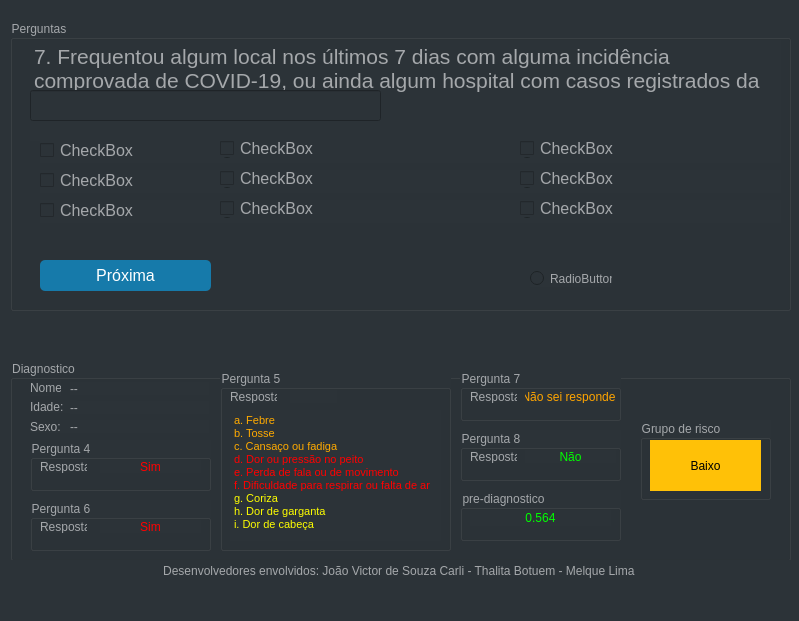
<?xml version="1.0" encoding="UTF-8"?>
<ui version="4.0">
 <class>MainWindow</class>
 <widget class="QMainWindow" name="MainWindow">
  <property name="geometry">
   <rect>
    <x>0</x>
    <y>0</y>
    <width>799</width>
    <height>621</height>
   </rect>
  </property>
  <property name="windowTitle">
   <string>Covid-19 - Questionario</string>
  </property>
  <property name="styleSheet">
   <string notr="true">background: #2c3338;
    color: #a5a8ab;
    font: 87.5%/1.5em 'Open Sans', sans-serif;
    margin: 0;</string>
  </property>
  <widget class="QWidget" name="centralwidget">
   <widget class="QGroupBox" name="groupBox">
    <property name="geometry">
     <rect>
      <x>10</x>
      <y>20</y>
      <width>781</width>
      <height>291</height>
     </rect>
    </property>
    <property name="title">
     <string>Perguntas</string>
    </property>
    <widget class="QRadioButton" name="rb2">
     <property name="geometry">
      <rect>
       <x>30</x>
       <y>150</y>
       <width>181</width>
       <height>23</height>
      </rect>
     </property>
     <property name="font">
      <font>
       <pointsize>12</pointsize>
       <weight>50</weight>
       <italic>false</italic>
       <bold>false</bold>
      </font>
     </property>
     <property name="text">
      <string>RadioButton</string>
     </property>
    </widget>
    <widget class="QRadioButton" name="rb3">
     <property name="geometry">
      <rect>
       <x>30</x>
       <y>180</y>
       <width>181</width>
       <height>23</height>
      </rect>
     </property>
     <property name="font">
      <font>
       <pointsize>12</pointsize>
       <weight>50</weight>
       <italic>false</italic>
       <bold>false</bold>
      </font>
     </property>
     <property name="text">
      <string>RadioButton</string>
     </property>
    </widget>
    <widget class="QRadioButton" name="rb1">
     <property name="enabled">
      <bool>true</bool>
     </property>
     <property name="geometry">
      <rect>
       <x>30</x>
       <y>120</y>
       <width>181</width>
       <height>23</height>
      </rect>
     </property>
     <property name="font">
      <font>
       <pointsize>12</pointsize>
       <weight>50</weight>
       <italic>false</italic>
       <bold>false</bold>
      </font>
     </property>
     <property name="text">
      <string>RadioButton</string>
     </property>
    </widget>
    <widget class="QPushButton" name="next">
     <property name="geometry">
      <rect>
       <x>30</x>
       <y>240</y>
       <width>171</width>
       <height>31</height>
      </rect>
     </property>
     <property name="styleSheet">
      <string notr="true">QPushButton{background: #167aaa;
    border: 0;
    width: 100%;
    height: 40px;
    border-radius: 5px;
    color: white;
    cursor: pointer;
    transition: background 0.3s ease-in-out;
font-family: 'Open Sans', Arial, sans-serif;
    font-size: 16px;
    line-height: 1.5em;
    padding: 0;
    -webkit-appearance: none;
}

QPushButton:hover:!pressed
{
  background: #106892;
}</string>
     </property>
     <property name="text">
      <string>Próxima</string>
     </property>
    </widget>
    <widget class="QTextBrowser" name="tb_pergunta">
     <property name="geometry">
      <rect>
       <x>20</x>
       <y>20</y>
       <width>751</width>
       <height>101</height>
      </rect>
     </property>
     <property name="styleSheet">
      <string notr="true">QTextBrowser{
    border: 0;
   
}</string>
     </property>
     <property name="html">
      <string>&lt;!DOCTYPE HTML PUBLIC &quot;-//W3C//DTD HTML 4.0//EN&quot; &quot;http://www.w3.org/TR/REC-html40/strict.dtd&quot;&gt;
&lt;html&gt;&lt;head&gt;&lt;meta name=&quot;qrichtext&quot; content=&quot;1&quot; /&gt;&lt;style type=&quot;text/css&quot;&gt;
p, li { white-space: pre-wrap; }
&lt;/style&gt;&lt;/head&gt;&lt;body style=&quot; font-family:'MS Shell Dlg 2'; font-size:8.25pt; font-weight:400; font-style:normal;&quot;&gt;
&lt;p style=&quot; margin-top:0px; margin-bottom:0px; margin-left:0px; margin-right:0px; -qt-block-indent:0; text-indent:0px;&quot;&gt;&lt;span style=&quot; font-family:'MS Shell Dlg 2'; font-size:16pt;&quot;&gt;7. Frequentou algum local nos últimos 7 dias com alguma incidência comprovada de COVID-19, ou ainda algum hospital com casos registrados da doença?&lt;/span&gt;&lt;/p&gt;&lt;/body&gt;&lt;/html&gt;</string>
     </property>
    </widget>
    <widget class="QRadioButton" name="rb4">
     <property name="geometry">
      <rect>
       <x>210</x>
       <y>120</y>
       <width>301</width>
       <height>23</height>
      </rect>
     </property>
     <property name="font">
      <font>
       <pointsize>12</pointsize>
       <weight>50</weight>
       <italic>false</italic>
       <bold>false</bold>
      </font>
     </property>
     <property name="text">
      <string>RadioButton</string>
     </property>
    </widget>
    <widget class="QRadioButton" name="rb6">
     <property name="geometry">
      <rect>
       <x>210</x>
       <y>180</y>
       <width>301</width>
       <height>23</height>
      </rect>
     </property>
     <property name="font">
      <font>
       <pointsize>12</pointsize>
       <weight>50</weight>
       <italic>false</italic>
       <bold>false</bold>
      </font>
     </property>
     <property name="text">
      <string>RadioButton</string>
     </property>
    </widget>
    <widget class="QRadioButton" name="rb5">
     <property name="geometry">
      <rect>
       <x>210</x>
       <y>150</y>
       <width>301</width>
       <height>23</height>
      </rect>
     </property>
     <property name="font">
      <font>
       <pointsize>12</pointsize>
       <weight>50</weight>
       <italic>false</italic>
       <bold>false</bold>
      </font>
     </property>
     <property name="text">
      <string>RadioButton</string>
     </property>
    </widget>
    <widget class="QRadioButton" name="rb9">
     <property name="geometry">
      <rect>
       <x>510</x>
       <y>180</y>
       <width>261</width>
       <height>23</height>
      </rect>
     </property>
     <property name="font">
      <font>
       <pointsize>12</pointsize>
       <weight>50</weight>
       <italic>false</italic>
       <bold>false</bold>
      </font>
     </property>
     <property name="text">
      <string>RadioButton</string>
     </property>
    </widget>
    <widget class="QRadioButton" name="rb7">
     <property name="geometry">
      <rect>
       <x>510</x>
       <y>120</y>
       <width>261</width>
       <height>23</height>
      </rect>
     </property>
     <property name="font">
      <font>
       <pointsize>12</pointsize>
       <weight>50</weight>
       <italic>false</italic>
       <bold>false</bold>
      </font>
     </property>
     <property name="text">
      <string>RadioButton</string>
     </property>
    </widget>
    <widget class="QRadioButton" name="rb8">
     <property name="geometry">
      <rect>
       <x>510</x>
       <y>150</y>
       <width>261</width>
       <height>23</height>
      </rect>
     </property>
     <property name="font">
      <font>
       <pointsize>12</pointsize>
       <weight>50</weight>
       <italic>false</italic>
       <bold>false</bold>
      </font>
     </property>
     <property name="text">
      <string>RadioButton</string>
     </property>
    </widget>
    <widget class="QLineEdit" name="inputText">
     <property name="geometry">
      <rect>
       <x>20</x>
       <y>70</y>
       <width>351</width>
       <height>31</height>
      </rect>
     </property>
    </widget>
    <widget class="QCheckBox" name="cb4">
     <property name="geometry">
      <rect>
       <x>210</x>
       <y>120</y>
       <width>291</width>
       <height>17</height>
      </rect>
     </property>
     <property name="font">
      <font>
       <pointsize>12</pointsize>
       <weight>50</weight>
       <italic>false</italic>
       <bold>false</bold>
      </font>
     </property>
     <property name="text">
      <string>CheckBox</string>
     </property>
    </widget>
    <widget class="QCheckBox" name="cb5">
     <property name="geometry">
      <rect>
       <x>210</x>
       <y>150</y>
       <width>291</width>
       <height>17</height>
      </rect>
     </property>
     <property name="font">
      <font>
       <pointsize>12</pointsize>
       <weight>50</weight>
       <italic>false</italic>
       <bold>false</bold>
      </font>
     </property>
     <property name="text">
      <string>CheckBox</string>
     </property>
    </widget>
    <widget class="QCheckBox" name="cb9">
     <property name="geometry">
      <rect>
       <x>510</x>
       <y>180</y>
       <width>261</width>
       <height>17</height>
      </rect>
     </property>
     <property name="font">
      <font>
       <pointsize>12</pointsize>
       <weight>50</weight>
       <italic>false</italic>
       <bold>false</bold>
      </font>
     </property>
     <property name="text">
      <string>CheckBox</string>
     </property>
    </widget>
    <widget class="QCheckBox" name="cb6">
     <property name="geometry">
      <rect>
       <x>210</x>
       <y>180</y>
       <width>291</width>
       <height>17</height>
      </rect>
     </property>
     <property name="font">
      <font>
       <pointsize>12</pointsize>
       <weight>50</weight>
       <italic>false</italic>
       <bold>false</bold>
      </font>
     </property>
     <property name="text">
      <string>CheckBox</string>
     </property>
    </widget>
    <widget class="QCheckBox" name="cb7">
     <property name="geometry">
      <rect>
       <x>510</x>
       <y>120</y>
       <width>261</width>
       <height>17</height>
      </rect>
     </property>
     <property name="font">
      <font>
       <pointsize>12</pointsize>
       <weight>50</weight>
       <italic>false</italic>
       <bold>false</bold>
      </font>
     </property>
     <property name="text">
      <string>CheckBox</string>
     </property>
    </widget>
    <widget class="QCheckBox" name="cb3">
     <property name="geometry">
      <rect>
       <x>30</x>
       <y>180</y>
       <width>171</width>
       <height>20</height>
      </rect>
     </property>
     <property name="font">
      <font>
       <pointsize>12</pointsize>
       <weight>50</weight>
       <italic>false</italic>
       <bold>false</bold>
      </font>
     </property>
     <property name="text">
      <string>CheckBox</string>
     </property>
    </widget>
    <widget class="QCheckBox" name="cb1">
     <property name="geometry">
      <rect>
       <x>30</x>
       <y>120</y>
       <width>171</width>
       <height>20</height>
      </rect>
     </property>
     <property name="font">
      <font>
       <pointsize>12</pointsize>
       <weight>50</weight>
       <italic>false</italic>
       <bold>false</bold>
      </font>
     </property>
     <property name="text">
      <string>CheckBox</string>
     </property>
    </widget>
    <widget class="QCheckBox" name="cb2">
     <property name="geometry">
      <rect>
       <x>30</x>
       <y>150</y>
       <width>171</width>
       <height>20</height>
      </rect>
     </property>
     <property name="font">
      <font>
       <pointsize>12</pointsize>
       <weight>50</weight>
       <italic>false</italic>
       <bold>false</bold>
      </font>
     </property>
     <property name="text">
      <string>CheckBox</string>
     </property>
    </widget>
    <widget class="QCheckBox" name="cb8">
     <property name="geometry">
      <rect>
       <x>510</x>
       <y>150</y>
       <width>261</width>
       <height>17</height>
      </rect>
     </property>
     <property name="font">
      <font>
       <pointsize>12</pointsize>
       <weight>50</weight>
       <italic>false</italic>
       <bold>false</bold>
      </font>
     </property>
     <property name="text">
      <string>CheckBox</string>
     </property>
    </widget>
    <widget class="QRadioButton" name="hiddenchk">
     <property name="geometry">
      <rect>
       <x>520</x>
       <y>250</y>
       <width>82</width>
       <height>17</height>
      </rect>
     </property>
     <property name="text">
      <string>RadioButton</string>
     </property>
    </widget>
   </widget>
   <widget class="QGroupBox" name="groupBox_2">
    <property name="geometry">
     <rect>
      <x>10</x>
      <y>360</y>
      <width>781</width>
      <height>201</height>
     </rect>
    </property>
    <property name="title">
     <string>Diagnostico</string>
    </property>
    <widget class="QLabel" name="label_2">
     <property name="geometry">
      <rect>
       <x>20</x>
       <y>20</y>
       <width>31</width>
       <height>16</height>
      </rect>
     </property>
     <property name="text">
      <string>Nome:</string>
     </property>
    </widget>
    <widget class="QLabel" name="l_nome">
     <property name="geometry">
      <rect>
       <x>60</x>
       <y>22</y>
       <width>139</width>
       <height>13</height>
      </rect>
     </property>
     <property name="text">
      <string>--</string>
     </property>
    </widget>
    <widget class="QLabel" name="label_4">
     <property name="geometry">
      <rect>
       <x>20</x>
       <y>40</y>
       <width>47</width>
       <height>13</height>
      </rect>
     </property>
     <property name="text">
      <string>Idade:</string>
     </property>
    </widget>
    <widget class="QLabel" name="l_idade">
     <property name="geometry">
      <rect>
       <x>60</x>
       <y>41</y>
       <width>139</width>
       <height>13</height>
      </rect>
     </property>
     <property name="text">
      <string>--</string>
     </property>
    </widget>
    <widget class="QLabel" name="label_6">
     <property name="geometry">
      <rect>
       <x>20</x>
       <y>60</y>
       <width>47</width>
       <height>13</height>
      </rect>
     </property>
     <property name="text">
      <string>Sexo:</string>
     </property>
    </widget>
    <widget class="QLabel" name="l_sexo">
     <property name="geometry">
      <rect>
       <x>60</x>
       <y>60</y>
       <width>139</width>
       <height>13</height>
      </rect>
     </property>
     <property name="text">
      <string>--</string>
     </property>
    </widget>
    <widget class="QGroupBox" name="groupBox_3">
     <property name="geometry">
      <rect>
       <x>630</x>
       <y>60</y>
       <width>131</width>
       <height>80</height>
      </rect>
     </property>
     <property name="styleSheet">
      <string notr="true"/>
     </property>
     <property name="title">
      <string>Grupo de risco</string>
     </property>
     <widget class="QLabel" name="l_gr">
      <property name="geometry">
       <rect>
        <x>10</x>
        <y>20</y>
        <width>111</width>
        <height>51</height>
       </rect>
      </property>
      <property name="styleSheet">
       <string notr="true">QLabel{
	background:#ffc107;
	color:black
}</string>
      </property>
      <property name="text">
       <string>Baixo</string>
      </property>
      <property name="alignment">
       <set>Qt::AlignCenter</set>
      </property>
     </widget>
    </widget>
    <widget class="QGroupBox" name="groupBox_4">
     <property name="geometry">
      <rect>
       <x>20</x>
       <y>80</y>
       <width>181</width>
       <height>51</height>
      </rect>
     </property>
     <property name="title">
      <string>Pergunta 4</string>
     </property>
     <widget class="QLabel" name="label_8">
      <property name="geometry">
       <rect>
        <x>10</x>
        <y>20</y>
        <width>47</width>
        <height>13</height>
       </rect>
      </property>
      <property name="text">
       <string>Resposta:</string>
      </property>
     </widget>
     <widget class="QLabel" name="l_r4">
      <property name="geometry">
       <rect>
        <x>70</x>
        <y>20</y>
        <width>101</width>
        <height>13</height>
       </rect>
      </property>
      <property name="styleSheet">
       <string notr="true">QLabel{
	color:red
}</string>
      </property>
      <property name="text">
       <string>Sim</string>
      </property>
      <property name="alignment">
       <set>Qt::AlignCenter</set>
      </property>
     </widget>
    </widget>
    <widget class="QGroupBox" name="groupBox_5">
     <property name="geometry">
      <rect>
       <x>210</x>
       <y>10</y>
       <width>231</width>
       <height>181</height>
      </rect>
     </property>
     <property name="title">
      <string>Pergunta 5</string>
     </property>
     <widget class="QLabel" name="label_10">
      <property name="geometry">
       <rect>
        <x>10</x>
        <y>20</y>
        <width>47</width>
        <height>13</height>
       </rect>
      </property>
      <property name="text">
       <string>Resposta:</string>
      </property>
     </widget>
     <widget class="QLabel" name="label_11">
      <property name="geometry">
       <rect>
        <x>70</x>
        <y>20</y>
        <width>47</width>
        <height>13</height>
       </rect>
      </property>
      <property name="text">
       <string/>
      </property>
     </widget>
     <widget class="QTextBrowser" name="textBrowser_2">
      <property name="geometry">
       <rect>
        <x>10</x>
        <y>40</y>
        <width>211</width>
        <height>131</height>
       </rect>
      </property>
      <property name="font">
       <font>
        <pointsize>6</pointsize>
        <weight>50</weight>
        <italic>false</italic>
        <bold>false</bold>
       </font>
      </property>
      <property name="styleSheet">
       <string notr="true">QTextBrowser{
    border: 0;
   
}</string>
      </property>
      <property name="html">
       <string>&lt;!DOCTYPE HTML PUBLIC &quot;-//W3C//DTD HTML 4.0//EN&quot; &quot;http://www.w3.org/TR/REC-html40/strict.dtd&quot;&gt;
&lt;html&gt;&lt;head&gt;&lt;meta name=&quot;qrichtext&quot; content=&quot;1&quot; /&gt;&lt;style type=&quot;text/css&quot;&gt;
p, li { white-space: pre-wrap; }
&lt;/style&gt;&lt;/head&gt;&lt;body style=&quot; font-family:'MS Shell Dlg 2'; font-size:6pt; font-weight:400; font-style:normal;&quot;&gt;
&lt;p style=&quot; margin-top:0px; margin-bottom:0px; margin-left:0px; margin-right:0px; -qt-block-indent:0; text-indent:0px;&quot;&gt;&lt;span style=&quot; font-family:'MS Shell Dlg 2'; font-size:8pt; color:#ffaa00;&quot;&gt;a. Febre&lt;/span&gt;&lt;/p&gt;
&lt;p style=&quot; margin-top:0px; margin-bottom:0px; margin-left:0px; margin-right:0px; -qt-block-indent:0; text-indent:0px;&quot;&gt;&lt;span style=&quot; font-family:'MS Shell Dlg 2'; font-size:8pt; color:#ffaa00;&quot;&gt;b. Tosse&lt;/span&gt;&lt;/p&gt;
&lt;p style=&quot; margin-top:0px; margin-bottom:0px; margin-left:0px; margin-right:0px; -qt-block-indent:0; text-indent:0px;&quot;&gt;&lt;span style=&quot; font-family:'MS Shell Dlg 2'; font-size:8pt; color:#ffaa00;&quot;&gt;c. Cansaço ou fadiga&lt;/span&gt;&lt;/p&gt;
&lt;p style=&quot; margin-top:0px; margin-bottom:0px; margin-left:0px; margin-right:0px; -qt-block-indent:0; text-indent:0px;&quot;&gt;&lt;span style=&quot; font-family:'MS Shell Dlg 2'; font-size:8pt; color:#ff0000;&quot;&gt;d. Dor ou pressão no peito&lt;/span&gt;&lt;/p&gt;
&lt;p style=&quot; margin-top:0px; margin-bottom:0px; margin-left:0px; margin-right:0px; -qt-block-indent:0; text-indent:0px;&quot;&gt;&lt;span style=&quot; font-family:'MS Shell Dlg 2'; font-size:8pt; color:#ff0000;&quot;&gt;e. Perda de fala ou de movimento&lt;/span&gt;&lt;/p&gt;
&lt;p style=&quot; margin-top:0px; margin-bottom:0px; margin-left:0px; margin-right:0px; -qt-block-indent:0; text-indent:0px;&quot;&gt;&lt;span style=&quot; font-family:'MS Shell Dlg 2'; font-size:8pt; color:#ff0000;&quot;&gt;f. Dificuldade para respirar ou falta de ar&lt;/span&gt;&lt;/p&gt;
&lt;p style=&quot; margin-top:0px; margin-bottom:0px; margin-left:0px; margin-right:0px; -qt-block-indent:0; text-indent:0px;&quot;&gt;&lt;span style=&quot; font-family:'MS Shell Dlg 2'; font-size:8pt; color:#ffff00;&quot;&gt;g. Coriza&lt;/span&gt;&lt;/p&gt;
&lt;p style=&quot; margin-top:0px; margin-bottom:0px; margin-left:0px; margin-right:0px; -qt-block-indent:0; text-indent:0px;&quot;&gt;&lt;span style=&quot; font-family:'MS Shell Dlg 2'; font-size:8pt; color:#ffff00;&quot;&gt;h. Dor de garganta&lt;/span&gt;&lt;/p&gt;
&lt;p style=&quot; margin-top:0px; margin-bottom:0px; margin-left:0px; margin-right:0px; -qt-block-indent:0; text-indent:0px;&quot;&gt;&lt;span style=&quot; font-family:'MS Shell Dlg 2'; font-size:8pt; color:#ffff00;&quot;&gt;i. Dor de cabeça&lt;/span&gt;&lt;/p&gt;&lt;/body&gt;&lt;/html&gt;</string>
      </property>
     </widget>
    </widget>
    <widget class="QGroupBox" name="groupBox_6">
     <property name="geometry">
      <rect>
       <x>20</x>
       <y>140</y>
       <width>181</width>
       <height>51</height>
      </rect>
     </property>
     <property name="title">
      <string>Pergunta 6</string>
     </property>
     <widget class="QLabel" name="label_12">
      <property name="geometry">
       <rect>
        <x>10</x>
        <y>20</y>
        <width>47</width>
        <height>13</height>
       </rect>
      </property>
      <property name="text">
       <string>Resposta:</string>
      </property>
     </widget>
     <widget class="QLabel" name="l_r6">
      <property name="geometry">
       <rect>
        <x>70</x>
        <y>20</y>
        <width>101</width>
        <height>13</height>
       </rect>
      </property>
      <property name="styleSheet">
       <string notr="true">QLabel{
	color:red
}</string>
      </property>
      <property name="text">
       <string>Sim</string>
      </property>
      <property name="alignment">
       <set>Qt::AlignCenter</set>
      </property>
     </widget>
    </widget>
    <widget class="QGroupBox" name="groupBox_7">
     <property name="geometry">
      <rect>
       <x>450</x>
       <y>10</y>
       <width>161</width>
       <height>51</height>
      </rect>
     </property>
     <property name="title">
      <string>Pergunta 7</string>
     </property>
     <widget class="QLabel" name="label_14">
      <property name="geometry">
       <rect>
        <x>10</x>
        <y>20</y>
        <width>47</width>
        <height>13</height>
       </rect>
      </property>
      <property name="text">
       <string>Resposta:</string>
      </property>
     </widget>
     <widget class="QLabel" name="l_r7">
      <property name="geometry">
       <rect>
        <x>65</x>
        <y>20</y>
        <width>91</width>
        <height>13</height>
       </rect>
      </property>
      <property name="styleSheet">
       <string notr="true">QLabel{
	color:orange
}</string>
      </property>
      <property name="text">
       <string>Não sei responder</string>
      </property>
      <property name="alignment">
       <set>Qt::AlignCenter</set>
      </property>
     </widget>
    </widget>
    <widget class="QGroupBox" name="groupBox_8">
     <property name="geometry">
      <rect>
       <x>450</x>
       <y>70</y>
       <width>161</width>
       <height>51</height>
      </rect>
     </property>
     <property name="title">
      <string>Pergunta 8</string>
     </property>
     <widget class="QLabel" name="label_18">
      <property name="geometry">
       <rect>
        <x>10</x>
        <y>20</y>
        <width>47</width>
        <height>13</height>
       </rect>
      </property>
      <property name="text">
       <string>Resposta:</string>
      </property>
     </widget>
     <widget class="QLabel" name="l_r8">
      <property name="geometry">
       <rect>
        <x>65</x>
        <y>20</y>
        <width>91</width>
        <height>13</height>
       </rect>
      </property>
      <property name="styleSheet">
       <string notr="true">QLabel{
	color:lime
}</string>
      </property>
      <property name="text">
       <string>Não</string>
      </property>
      <property name="alignment">
       <set>Qt::AlignCenter</set>
      </property>
     </widget>
    </widget>
    <widget class="QGroupBox" name="groupBox_9">
     <property name="geometry">
      <rect>
       <x>450</x>
       <y>130</y>
       <width>161</width>
       <height>51</height>
      </rect>
     </property>
     <property name="title">
      <string>pre-diagnostico</string>
     </property>
     <widget class="QLabel" name="l_pre">
      <property name="geometry">
       <rect>
        <x>10</x>
        <y>20</y>
        <width>141</width>
        <height>16</height>
       </rect>
      </property>
      <property name="styleSheet">
       <string notr="true">QLabel{
	color:lime
}</string>
      </property>
      <property name="text">
       <string>0.564</string>
      </property>
      <property name="alignment">
       <set>Qt::AlignCenter</set>
      </property>
     </widget>
    </widget>
   </widget>
   <widget class="QLabel" name="label">
    <property name="geometry">
     <rect>
      <x>10</x>
      <y>560</y>
      <width>781</width>
      <height>21</height>
     </rect>
    </property>
    <property name="text">
     <string>Desenvolvedores envolvidos: João Victor de Souza Carli - Thalita Botuem - Melque Lima </string>
    </property>
    <property name="alignment">
     <set>Qt::AlignCenter</set>
    </property>
   </widget>
   <widget class="QWidget" name="">
    <property name="geometry">
     <rect>
      <x>0</x>
      <y>0</y>
      <width>2</width>
      <height>2</height>
     </rect>
    </property>
    <layout class="QVBoxLayout" name="verticalLayout"/>
   </widget>
  </widget>
  <widget class="QMenuBar" name="menubar">
   <property name="geometry">
    <rect>
     <x>0</x>
     <y>0</y>
     <width>799</width>
     <height>21</height>
    </rect>
   </property>
  </widget>
  <widget class="QStatusBar" name="statusbar"/>
 </widget>
 <resources/>
 <connections/>
</ui>
